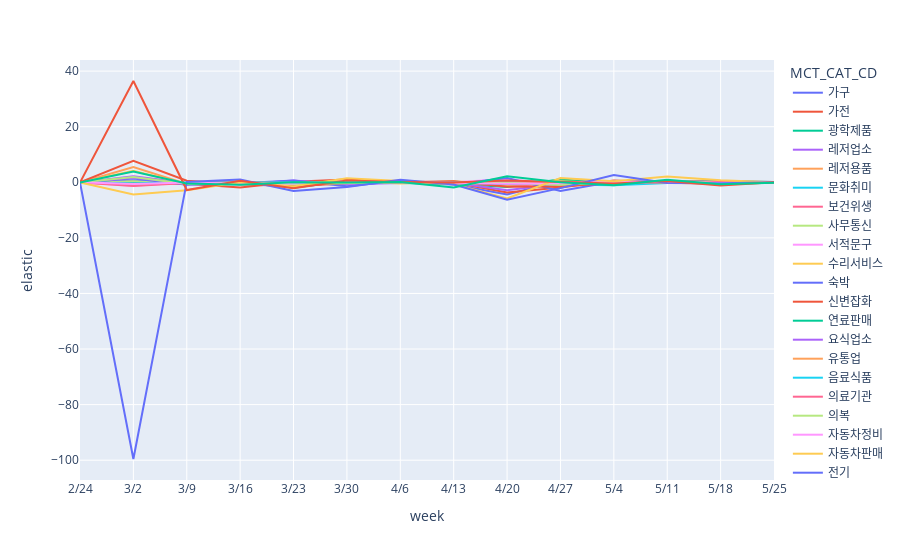

The notebook cell this image was saved under:
### Markdown cell above
## 대구

### Code cell
daegu_df = concat_elastic(data=daegu_covid_table2020, start_week=9, end_week=22, covid=True)

fig = px.line(daegu_df, x="week", y="elastic", color='MCT_CAT_CD')
fig.update_layout(xaxis=dict(tickmode='array', tickvals=np.arange(0, len(test2)), ticktext=test2))
fig.show()

### Figure 1 — Plotly figure (JSON) as saved in the notebook; plotly's stock layout.template omitted (floating-point values rounded to 4 significant figures)
{"data": [{"hovertemplate": "MCT_CAT_CD=가구<br>week=%{x}<br>elastic=%{y}<extra></extra>", "legendgroup": "가구", "line": {"color": "#636efa", "dash": "solid"}, "mode": "lines", "name": "가구", "orientation": "v", "showlegend": true, "type": "scatter", "x": [9, 10, 11, 12, 13, 14, 15, 16, 17, 18, 19, 20, 21, 22], "xaxis": "x", "y": [-0.09754, 0.5712, -0.1215, -0.009358, -1.396, 0.7439, -0.05642, -0.7996, -4.416, 0.5138, 0.1743, 0.2734, 0.4291, 0.1219], "yaxis": "y"}, {"hovertemplate": "MCT_CAT_CD=가전<br>week=%{x}<br>elastic=%{y}<extra></extra>", "legendgroup": "가전", "line": {"color": "#EF553B", "dash": "solid"}, "mode": "lines", "name": "가전", "orientation": "v", "showlegend": true, "type": "scatter", "x": [9, 10, 11, 12, 13, 14, 15, 16, 17, 18, 19, 20, 21, 22], "xaxis": "x", "y": [-0.08984, 1.74, -0.5726, -1.85, 0.1557, 1.004, -0.1162, -0.1112, -3.699, -1.891, 0.6136, -0.1339, -0.5636, -0.1572], "yaxis": "y"}, {"hovertemplate": "MCT_CAT_CD=광학제품<br>week=%{x}<br>elastic=%{y}<extra></extra>", "legendgroup": "광학제품", "line": {"color": "#00cc96", "dash": "solid"}, "mode": "lines", "name": "광학제품", "orientation": "v", "showlegend": true, "type": "scatter", "x": [9, 10, 11, 12, 13, 14, 15, 16, 17, 18, 19, 20, 21, 22], "xaxis": "x", "y": [-0.07038, 0.006683, -0.258, 0.313, -2.009, 0.5675, -0.2457, -0.4988, -1.67, 1.041, -0.6796, 0.3724, 0.2511, 0.1134], "yaxis": "y"}, {"hovertemplate": "MCT_CAT_CD=레저업소<br>week=%{x}<br>elastic=%{y}<extra></extra>", "legendgroup": "레저업소", "line": {"color": "#ab63fa", "dash": "solid"}, "mode": "lines", "name": "레저업소", "orientation": "v", "showlegend": true, "type": "scatter", "x": [9, 10, 11, 12, 13, 14, 15, 16, 17, 18, 19, 20, 21, 22], "xaxis": "x", "y": [-0.0967, 2.145, -0.2563, -0.6809, 0.6348, -0.7531, -0.2344, -0.1632, -2.855, -0.4723, -0.3887, -0.02012, -0.00453, 0.0114], "yaxis": "y"}, {"hovertemplate": "MCT_CAT_CD=레저용품<br>week=%{x}<br>elastic=%{y}<extra></extra>", "legendgroup": "레저용품", "line": {"color": "#FFA15A", "dash": "solid"}, "mode": "lines", "name": "레저용품", "orientation": "v", "showlegend": true, "type": "scatter", "x": [9, 10, 11, 12, 13, 14, 15, 16, 17, 18, 19, 20, 21, 22], "xaxis": "x", "y": [-0.06183, 5.439, -0.5907, 0.02679, -0.8413, -0.4259, 0.1219, -0.3501, 0.5671, -1.203, -0.242, 0.4816, 0.09525, -0.01334], "yaxis": "y"}, {"hovertemplate": "MCT_CAT_CD=문화취미<br>week=%{x}<br>elastic=%{y}<extra></extra>", "legendgroup": "문화취미", "line": {"color": "#19d3f3", "dash": "solid"}, "mode": "lines", "name": "문화취미", "orientation": "v", "showlegend": true, "type": "scatter", "x": [9, 10, 11, 12, 13, 14, 15, 16, 17, 18, 19, 20, 21, 22], "xaxis": "x", "y": [-0.06484, -0.05509, -0.3941, -0.6572, 0.1117, -0.2504, 0.02567, 0.1521, -0.5363, -0.7477, -1.04, -0.2366, 0.3136, 0.043], "yaxis": "y"}, {"hovertemplate": "MCT_CAT_CD=보건위생<br>week=%{x}<br>elastic=%{y}<extra></extra>", "legendgroup": "보건위생", "line": {"color": "#FF6692", "dash": "solid"}, "mode": "lines", "name": "보건위생", "orientation": "v", "showlegend": true, "type": "scatter", "x": [9, 10, 11, 12, 13, 14, 15, 16, 17, 18, 19, 20, 21, 22], "xaxis": "x", "y": [-0.05019, 0.2192, -0.7535, -0.0423, -0.1109, -0.2275, -0.03208, -0.08101, -1.351, -0.3147, 0.02647, 0.3336, -0.1616, -0.02054], "yaxis": "y"}, {"hovertemplate": "MCT_CAT_CD=사무통신<br>week=%{x}<br>elastic=%{y}<extra></extra>", "legendgroup": "사무통신", "line": {"color": "#B6E880", "dash": "solid"}, "mode": "lines", "name": "사무통신", "orientation": "v", "showlegend": true, "type": "scatter", "x": [9, 10, 11, 12, 13, 14, 15, 16, 17, 18, 19, 20, 21, 22], "xaxis": "x", "y": [-0.06939, 0.3802, -0.2563, -0.1875, -0.2188, -0.3998, -0.0738, -0.1095, -0.8097, -0.3749, -0.07437, 0.1221, -0.07277, -0.007951], "yaxis": "y"}, {"hovertemplate": "MCT_CAT_CD=서적문구<br>week=%{x}<br>elastic=%{y}<extra></extra>", "legendgroup": "서적문구", "line": {"color": "#FF97FF", "dash": "solid"}, "mode": "lines", "name": "서적문구", "orientation": "v", "showlegend": true, "type": "scatter", "x": [9, 10, 11, 12, 13, 14, 15, 16, 17, 18, 19, 20, 21, 22], "xaxis": "x", "y": [-0.02995, -1.279, -0.04996, -0.06733, -0.3761, -0.7829, 0.08781, -0.03422, 1.212, -0.8125, -0.03285, 0.1407, -0.2545, 0.03752], "yaxis": "y"}, {"hovertemplate": "MCT_CAT_CD=수리서비스<br>week=%{x}<br>elastic=%{y}<extra></extra>", "legendgroup": "수리서비스", "line": {"color": "#FECB52", "dash": "solid"}, "mode": "lines", "name": "수리서비스", "orientation": "v", "showlegend": true, "type": "scatter", "x": [9, 10, 11, 12, 13, 14, 15, 16, 17, 18, 19, 20, 21, 22], "xaxis": "x", "y": [-0.04871, 4.118, -0.7134, 0.189, -0.5992, 0.5804, -0.4054, 0.4098, -0.7715, 0.338, -0.446, 0.397, 0.004781, -0.09889], "yaxis": "y"}, {"hovertemplate": "MCT_CAT_CD=숙박<br>week=%{x}<br>elastic=%{y}<extra></extra>", "legendgroup": "숙박", "line": {"color": "#636efa", "dash": "solid"}, "mode": "lines", "name": "숙박", "orientation": "v", "showlegend": true, "type": "scatter", "x": [9, 10, 11, 12, 13, 14, 15, 16, 17, 18, 19, 20, 21, 22], "xaxis": "x", "y": [-0.07662, 1.351, -0.9309, -0.3522, 0.6592, -1.471, 0.5727, -0.7405, 1.566, -3.157, 0.2375, 0.3991, -0.001373, -0.1025], "yaxis": "y"}, {"hovertemplate": "MCT_CAT_CD=신변잡화<br>week=%{x}<br>elastic=%{y}<extra></extra>", "legendgroup": "신변잡화", "line": {"color": "#EF553B", "dash": "solid"}, "mode": "lines", "name": "신변잡화", "orientation": "v", "showlegend": true, "type": "scatter", "x": [9, 10, 11, 12, 13, 14, 15, 16, 17, 18, 19, 20, 21, 22], "xaxis": "x", "y": [-0.04191, 7.699, 0.526, -0.7517, -1.418, -0.3684, 0.04454, 0.343, -1.626, -1.476, -0.2037, 0.09038, -0.05925, -0.07275], "yaxis": "y"}, {"hovertemplate": "MCT_CAT_CD=연료판매<br>week=%{x}<br>elastic=%{y}<extra></extra>", "legendgroup": "연료판매", "line": {"color": "#00cc96", "dash": "solid"}, "mode": "lines", "name": "연료판매", "orientation": "v", "showlegend": true, "type": "scatter", "x": [9, 10, 11, 12, 13, 14, 15, 16, 17, 18, 19, 20, 21, 22], "xaxis": "x", "y": [-0.02783, -0.4056, -0.09493, -0.09507, -0.1549, -0.3202, 0.1745, -0.02214, -0.5789, -0.07586, 0.009639, 0.04344, -0.02005, 0.0369], "yaxis": "y"}, {"hovertemplate": "MCT_CAT_CD=요식업소<br>week=%{x}<br>elastic=%{y}<extra></extra>", "legendgroup": "요식업소", "line": {"color": "#ab63fa", "dash": "solid"}, "mode": "lines", "name": "요식업소", "orientation": "v", "showlegend": true, "type": "scatter", "x": [9, 10, 11, 12, 13, 14, 15, 16, 17, 18, 19, 20, 21, 22], "xaxis": "x", "y": [-0.06896, 1.621, -0.3284, -0.4134, -0.1235, -0.4272, -0.07622, -0.2014, -0.4835, -0.6528, -0.1722, 0.04467, -0.1235, -0.02432], "yaxis": "y"}, {"hovertemplate": "MCT_CAT_CD=유통업<br>week=%{x}<br>elastic=%{y}<extra></extra>", "legendgroup": "유통업", "line": {"color": "#FFA15A", "dash": "solid"}, "mode": "lines", "name": "유통업", "orientation": "v", "showlegend": true, "type": "scatter", "x": [9, 10, 11, 12, 13, 14, 15, 16, 17, 18, 19, 20, 21, 22], "xaxis": "x", "y": [-0.02016, -0.8482, -0.09553, 0.05415, -0.2933, 0.1258, -0.02852, -0.08411, 0.1798, -0.6883, 0.04052, 0.1195, 0.1411, 0.03154], "yaxis": "y"}, {"hovertemplate": "MCT_CAT_CD=음료식품<br>week=%{x}<br>elastic=%{y}<extra></extra>", "legendgroup": "음료식품", "line": {"color": "#19d3f3", "dash": "solid"}, "mode": "lines", "name": "음료식품", "orientation": "v", "showlegend": true, "type": "scatter", "x": [9, 10, 11, 12, 13, 14, 15, 16, 17, 18, 19, 20, 21, 22], "xaxis": "x", "y": [-0.003433, -0.4316, -0.01547, 0.07282, -0.05149, -0.1111, 0.08456, -0.08314, 0.3847, 0.04775, -0.1706, 0.1755, -0.3683, -0.06271], "yaxis": "y"}, {"hovertemplate": "MCT_CAT_CD=의료기관<br>week=%{x}<br>elastic=%{y}<extra></extra>", "legendgroup": "의료기관", "line": {"color": "#FF6692", "dash": "solid"}, "mode": "lines", "name": "의료기관", "orientation": "v", "showlegend": true, "type": "scatter", "x": [9, 10, 11, 12, 13, 14, 15, 16, 17, 18, 19, 20, 21, 22], "xaxis": "x", "y": [-0.04689, -1.373, -0.2742, -0.122, -0.3951, 0.3643, -0.1333, -0.2229, -0.05599, 0.1172, -0.0438, 0.2907, 0.02854, 0.02963], "yaxis": "y"}, {"hovertemplate": "MCT_CAT_CD=의복<br>week=%{x}<br>elastic=%{y}<extra></extra>", "legendgroup": "의복", "line": {"color": "#B6E880", "dash": "solid"}, "mode": "lines", "name": "의복", "orientation": "v", "showlegend": true, "type": "scatter", "x": [9, 10, 11, 12, 13, 14, 15, 16, 17, 18, 19, 20, 21, 22], "xaxis": "x", "y": [-0.07749, 1.859, -0.6407, -0.0909, -0.8348, -0.2643, -0.01989, -0.4587, -0.1807, -0.8973, -0.1929, 0.489, -0.3352, -0.09454], "yaxis": "y"}, {"hovertemplate": "MCT_CAT_CD=자동차정비<br>week=%{x}<br>elastic=%{y}<extra></extra>", "legendgroup": "자동차정비", "line": {"color": "#FF97FF", "dash": "solid"}, "mode": "lines", "name": "자동차정비", "orientation": "v", "showlegend": true, "type": "scatter", "x": [9, 10, 11, 12, 13, 14, 15, 16, 17, 18, 19, 20, 21, 22], "xaxis": "x", "y": [-0.03066, -0.5889, -0.0362, -0.5598, -0.4483, 0.4225, 0.09512, -0.1716, -0.5692, -0.3381, 0.1631, 0.1784, -0.2996, -0.0009055], "yaxis": "y"}, {"hovertemplate": "MCT_CAT_CD=자동차판매<br>week=%{x}<br>elastic=%{y}<extra></extra>", "legendgroup": "자동차판매", "line": {"color": "#FECB52", "dash": "solid"}, "mode": "lines", "name": "자동차판매", "orientation": "v", "showlegend": true, "type": "scatter", "x": [9, 10, 11, 12, 13, 14, 15, 16, 17, 18, 19, 20, 21, 22], "xaxis": "x", "y": [-0.05218, -4.421, -2.905, -0.01669, -1.553, 1.409, 0.4805, -0.708, -5.794, 1.536, 0.3729, 2.078, 0.6941, 0.04484], "yaxis": "y"}, {"hovertemplate": "MCT_CAT_CD=전기<br>week=%{x}<br>elastic=%{y}<extra></extra>", "legendgroup": "전기", "line": {"color": "#636efa", "dash": "solid"}, "mode": "lines", "name": "전기", "orientation": "v", "showlegend": true, "type": "scatter", "x": [9, 10, 11, 12, 13, 14, 15, 16, 17, 18, 19, 20, 21, 22], "xaxis": "x", "y": [-0.02478, -99.57, 0.1363, 1.021, -3.13, -1.703, 0.9128, -0.8126, -6.237, -2.112, 2.601, -0.2828, -0.3682, -0.008043], "yaxis": "y"}, {"hovertemplate": "MCT_CAT_CD=주방용구<br>week=%{x}<br>elastic=%{y}<extra></extra>", "legendgroup": "주방용구", "line": {"color": "#EF553B", "dash": "solid"}, "mode": "lines", "name": "주방용구", "orientation": "v", "showlegend": true, "type": "scatter", "x": [9, 10, 11, 12, 13, 14, 15, 16, 17, 18, 19, 20, 21, 22], "xaxis": "x", "y": [-0.1325, 36.44, -2.798, 0.5076, -2.115, 0.6355, 0.1314, -0.09147, 0.5966, 0.0937, -0.4042, 0.4782, -1.159, 0.0186], "yaxis": "y"}, {"hovertemplate": "MCT_CAT_CD=직물<br>week=%{x}<br>elastic=%{y}<extra></extra>", "legendgroup": "직물", "line": {"color": "#00cc96", "dash": "solid"}, "mode": "lines", "name": "직물", "orientation": "v", "showlegend": true, "type": "scatter", "x": [9, 10, 11, 12, 13, 14, 15, 16, 17, 18, 19, 20, 21, 22], "xaxis": "x", "y": [-0.1102, 3.856, -0.4296, -0.8794, 0.03394, -0.06244, 0.1338, -1.878, 2.169, 0.05427, -1.074, 0.8757, -0.6969, -0.188], "yaxis": "y"}], "layout": {"legend": {"title": {"text": "MCT_CAT_CD"}, "tracegroupgap": 0}, "margin": {"t": 60}, "xaxis": {"anchor": "y", "domain": [0, 1], "tickmode": "array", "ticktext": ["12/23", "12/30", "1/6", "1/13", "1/20", "1/27", "2/3", "2/10", "2/17", "2/24", "3/2", "3/9", "3/16", "3/23", "3/30", "4/6", "4/13", "4/20", "4/27", "5/4", "5/11", "5/18", "5/25", "6/1", "6/8", "6/15", "6/22", "6/29", "7/6", "7/13", "7/20", "7/27", "8/3", "8/10", "8/17", "8/24", "8/31", "9/7", "9/14", "9/21", "9/28", "10/5", "10/12", "10/19", "10/26", "11/2", "11/9", "11/16", "11/23", "11/30", "12/7", "12/14"], "tickvals": [0, 1, 2, 3, 4, 5, 6, 7, 8, 9, 10, 11, 12, 13, 14, 15, 16, 17, 18, 19, 20, 21, 22, 23, 24, 25, 26, 27, 28, 29, 30, 31, 32, 33, 34, 35, 36, 37, 38, 39, 40, 41, 42, 43, 44, 45, 46, 47, 48, 49, 50, 51], "title": {"text": "week"}}, "yaxis": {"anchor": "x", "domain": [0, 1], "title": {"text": "elastic"}}}}
